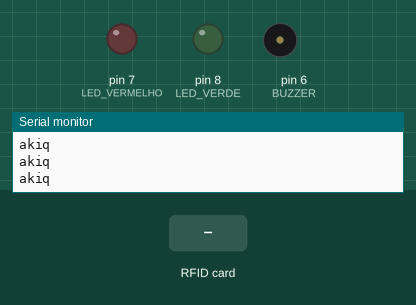
Recording of a sketch running on a simulated Arduino Uno, built with avr-gcc and run on an emulated ATmega328P. Shown: output pins drawn as LEDs (lit = HIGH), buzzer (waves = sounding), the last lines printed to the serial monitor. Inputs (shaded band) come from the test bench. Pins used as bus, display or sensor lines are not drawn.

Above: at 1.2 s.
1.3 s: RFID card FD 3C 50 C5 held to the reader
At 1.4 s:
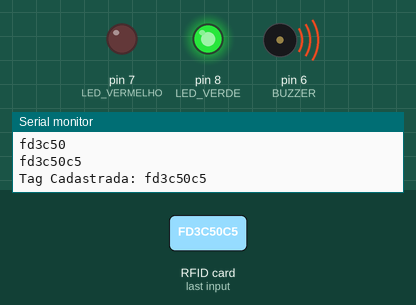
3.0 s: RFID card 5E 7A 19 C4 held to the reader
At 4.28 s:
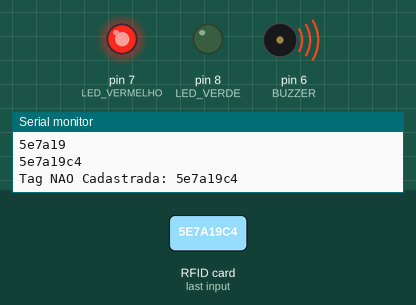
Timing chart, 0 to 6.0 s (numbered marks = the images above; inputs shaded):
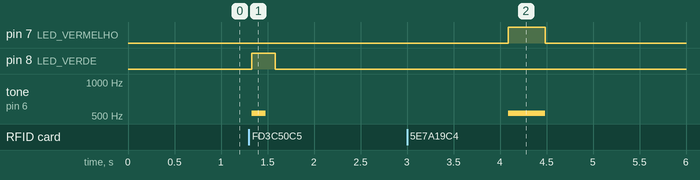

The sketch:

main.ino
```cpp
//este codigo foi descontinuado para dar lugar ao ESP8266

//bibliotecas
#include <SPI.h>
#include <MFRC522.h>
#include <Arduino.h>
//#include <Servo.h>
//#include <Stepper.h>

const int stepsPerRevolution = 200;

//Stepper myStepper(stepsPerRevolution, 8, 10, 9, 11);

//#define serv 5
//Servo myServo;

//Pinos
#define SS_PIN 10
#define RST_PIN 9

#define LED_VERDE 8
#define LED_VERMELHO 7

#define BUZZER 6

String IDtag = ""; //Variável que armazenará o ID da Tag
bool Permitido = false; //Variável que verifica a permissão

//Vetor responsável por armazenar os ID's das Tag's cadastradas
String TagsCadastradas[] = {"5534652",
                            "fd3c50c5", //wesley
                            "514fe28"   //walmor
                            };

// Cria uma nova instância para o leitor e passa os pinos como parâmetro
MFRC522 LeitorRFID(SS_PIN, RST_PIN);

void efeitoPermitido() {
  //myServo.write(90);

  int qtd_bips = 1; //definindo a quantidade de bips
  for(int j=0; j<qtd_bips; j++){
    //Ligando o buzzer com uma frequência de 528 hz dó e ligando o led verde.
    tone(BUZZER, 528);
    digitalWrite(LED_VERDE, HIGH);
    delay(150);

    //Desligando o buzzer e led verde.
    noTone(BUZZER);
    delay(100);
    digitalWrite(LED_VERDE, LOW);
  }

  delay(500);
  //myServo.write(180);
}

void acessoLiberado(){
  //Exibe a mensagem "Tag Cadastrada" e o ID da tag não cadastrada
  Serial.println("Tag Cadastrada: " + IDtag);
  efeitoPermitido();  //Chama a função efeitoPermitido()
  Permitido = false;  //Seta a variável Permitido como false novamente
}

void efeitoNegado(){
  int qtd_bips = 2;  //definindo a quantidade de bips
  for(int j=0; j<qtd_bips; j++){
    //Ligando o buzzer com uma frequência de 528 hz e ligando o led vermelho.
    tone(BUZZER,528);
    digitalWrite(LED_VERMELHO, HIGH);
    delay(200);

    //Desligando o buzzer e o led vermelho.
    noTone(BUZZER);
    digitalWrite(LED_VERMELHO, LOW);
    //delay(500);
  }
}

void acessoNegado(){
  Serial.println("Tag NAO Cadastrada: " + IDtag);
  //Exibe a mensagem "Tag NAO Cadastrada" e o ID da tag cadastrada
  efeitoNegado(); //Chama a função efeitoNegado()
}

void Leitura(){
  IDtag = ""; //Inicialmente IDtag deve estar vazia.

  //Verifica se existe uma Tag presente
  if (!LeitorRFID.PICC_IsNewCardPresent() || !LeitorRFID.PICC_ReadCardSerial() ){
    delay(50);
    return;
  }

  //Pega o ID da Tag através da função LeitorRFID.uid
  //e Armazena o ID na variável IDtag
  for (byte i = 0; i < LeitorRFID.uid.size; i++) {
    IDtag.concat(String(LeitorRFID.uid.uidByte[i], HEX));
    Serial.println(IDtag);
  }

  //Compara o valor do ID lido com os IDs armazenados
  //no vetor TagsCadastradas[]
  for (int i = 0; i < (sizeof(TagsCadastradas)/sizeof(String)); i++) {
    if(  IDtag.equalsIgnoreCase(TagsCadastradas[i])  ){
      //Variável Permitido assume valor verdadeiro
      //caso o ID Lido esteja cadastrado
      Permitido = true;
    }
  }

  if(Permitido == true)
    acessoLiberado(); //Se a variável Permitido for verdadeira será chamada a função acessoLiberado()
  else
    acessoNegado(); //Se não será chamada a função acessoNegado()

  delay(2000); //aguarda 2 segundos para efetuar uma nova leitura
}

void setup() {
  Serial.begin(9600);             // Inicializa a comunicação Serial
  SPI.begin();                    // Inicializa comunicacao SPI
  LeitorRFID.PCD_Init();          // Inicializa o leitor RFID

  pinMode(LED_VERDE, OUTPUT);     // Declara o pino do led verde como saída
  pinMode(LED_VERMELHO, OUTPUT);  // Declara o pino do led vermelho como saída
  pinMode(BUZZER, OUTPUT);        // Declara o pino do buzzer como saída

  //myServo.attach(serv);
  //myServo.write(90);  //para calibrar

  //myStepper.setSpeed(180);
}

void loop() {
  Leitura();  //Chama a função responsável por fazer a leitura das Tag's
  //myStepper.step(stepsPerRevolution);
  Serial.println("akiq");
}

/**
const int UP = 5;
const int DOWN = 6;
int n = 1;

void setup (){
  Serial.begin(9600);

  pinMode(UP, OUTPUT);
  pinMode(DOWN, OUTPUT);
}

void loop(){
  Serial.println("UP = LOW ____ DOWN = HIGH");
  digitalWrite(UP, LOW);
  digitalWrite(DOWN, HIGH);
  delay(1500);

  digitalWrite(UP, LOW);
  digitalWrite(DOWN, LOW);
  delay(2000);

  Serial.println("UP = HIGH ____ DOWN = LOW");
  digitalWrite(UP, HIGH);
  digitalWrite(DOWN, LOW);
  delay(100);

  analogWrite(UP, LOW);
  analogWrite(DOWN, LOW);
  delay(5000);

  n++;
  Serial.println(n);
}
**/
```

Measured:
- after the input at 1.3 s, pin 8 (LED_VERDE): LOW → HIGH at once, → LOW 0.25 s later; tone on pin 6 (BUZZER): silent → 528 Hz at once, → silent 0.15 s later
- after the input at 3.0 s, pin 7 (LED_VERMELHO): LOW → HIGH after 1.1 s, → LOW 0.40 s later; tone on pin 6 (BUZZER): silent → 528 Hz after 1.1 s, → silent 0.40 s later
